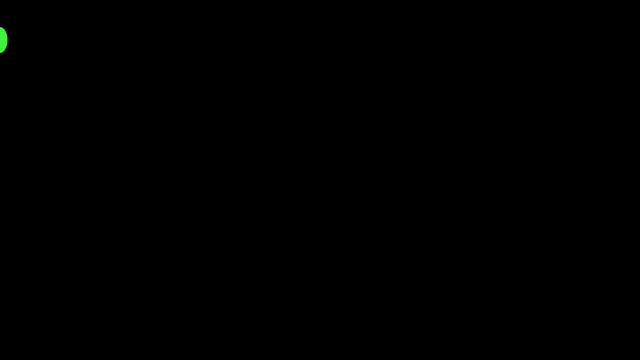
Frame 1 (no input)
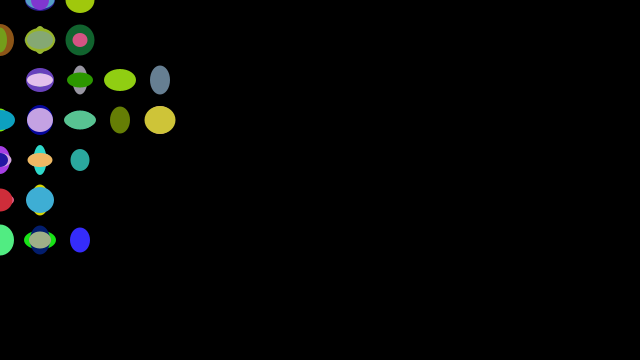
Frame 60 (the mouse pressed at the canvas centre just before this capture)
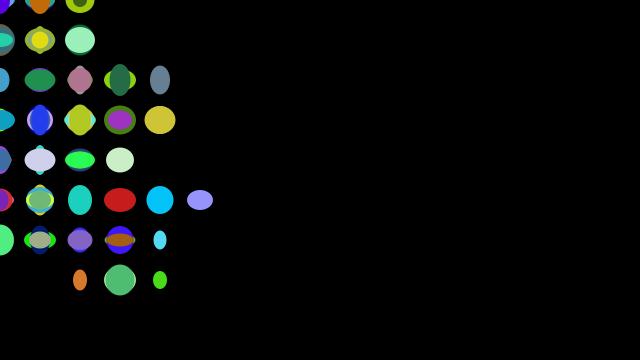
Frame 120 (the mouse held since frame 60 and released just before this capture)

The Processing sketch that drew these frames (run headless with seeded random() and noise(); from frame 60 on, the mouse is pressed at the canvas centre):

// Processing sketch: walker
// ── walker.pde
class Walker {
  int x;
  int y;
  int w;
  int h;
  int stepX;
  int stepY;
  
  Walker(int w, int h, int stepX, int stepY) {
    this.w = w;
    this.h = h;
    this.stepX = stepX;
    this.stepY = stepY;
    x = 0;
    y = 0;
  }
  
  void display() {
    noStroke();
    fill(random(255), random(255), random(255));
    int fluctX = int(random(int(0.5*stepX)));
    int fluctY = int(random(int(0.5*stepY)));
    ellipse(x, y, int(0.8*stepX) - fluctX, int(0.8*stepY) - fluctY);
  }
  
  void step() {
    int choice = int(random(4));
    if (choice == 0) {
      x += stepX;
    } else if (choice == 1) {
      x -= stepX;
    } else if (choice == 2) {
      y += stepY;
    } else {
      y -= stepY;
    }
    
    if (x < 0) {
      x = 0;
    }
    if (x > w) {
      x = w;
    }
    
    if (y < 0) {
      y = 0;
    }
    if (y > h) {
      y = h;
    }
  }
}

Walker w;

void setup() {
  size(640, 360);
  background(0);
  w = new Walker(640, 360, 40, 40);
}

void draw() {
  w.step();
  w.display();
}
